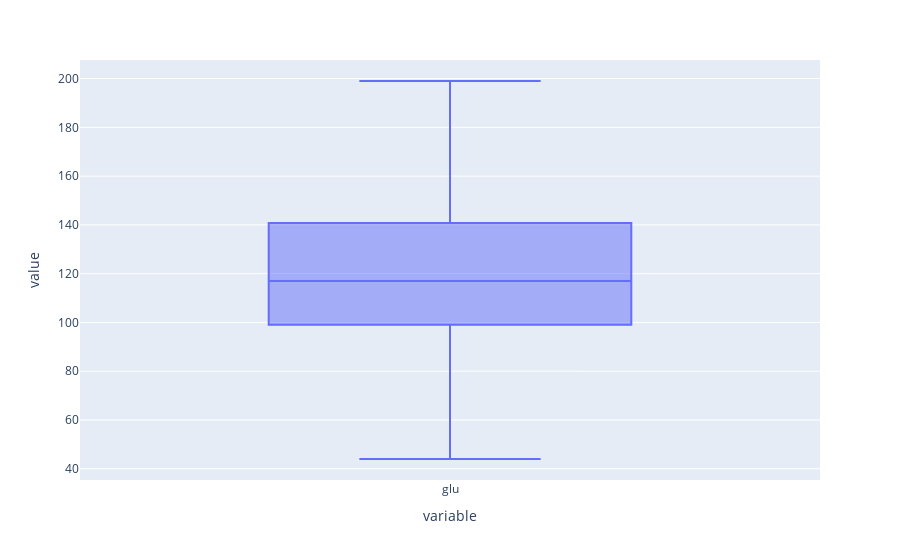

This figure's notebook cell:
### Code cell
px.box(df['glu'])

### Figure 1 — Plotly figure (JSON) as saved in the notebook; plotly's stock layout.template omitted (floating-point values rounded to 4 significant figures; data arrays with more than 128 entries replaced by an {"elided": "..."} marker saying what was removed)
{"data": [{"alignmentgroup": "True", "hovertemplate": "variable=%{x}<br>value=%{y}<extra></extra>", "legendgroup": "", "marker": {"color": "#636efa"}, "name": "", "notched": false, "offsetgroup": "", "orientation": "v", "showlegend": false, "type": "box", "x": {"elided": "759 str values"}, "x0": " ", "xaxis": "x", "y": {"elided": "759 int values"}, "y0": " ", "yaxis": "y"}], "layout": {"boxmode": "group", "legend": {"tracegroupgap": 0}, "margin": {"t": 60}, "xaxis": {"anchor": "y", "domain": [0, 1], "title": {"text": "variable"}}, "yaxis": {"anchor": "x", "domain": [0, 1], "title": {"text": "value"}}}}
